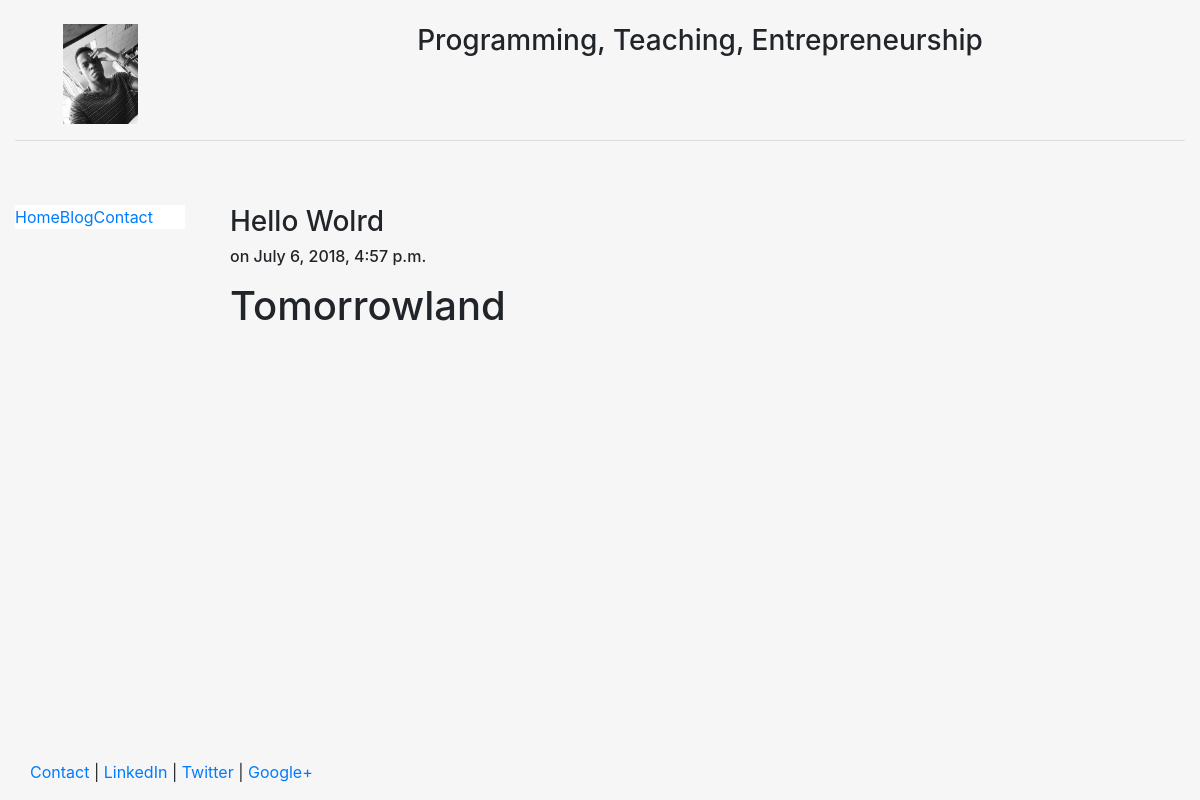
The app's page /blog/4 with its own data.
### blog/models.py (models this page shows, shortened)
class Post(models.Model):
    title = models.CharField(max_length=140)
    body = models.TextField()
    date = models.DateTimeField()

### blog/templates/blog/post.html
{% extends "personal/header.html" %} {% block content %}
<h3>{{post.title}}</h3>
<h6>on {{post.date}}</h6>
{{post.body|safe|linebreaks}} {% endblock %}

### personal/templates/personal/Header.html (style rules this page uses)
html, body { height: 100% }

### records on screen
Post: title "Hello Wolrd", date "July 6, 2018, 4:57 p.m.", body "Tomorrowland"
